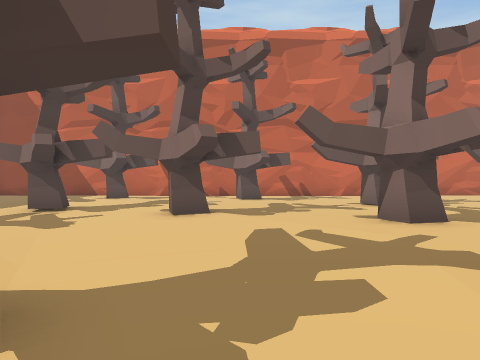
View 1 (above)

21 first-person views from a walk through a 3-D level made in the Unity game engine. The camera is 1.4 m above the floor, looks level and sees 70° across. The floor is counted in squares, 2 m on a side. Each view is taken from the middle of a square. On the plan, view 1 faces up. The plan holds only what a view shows up to about 11 squares ahead; the rest is blank. The place goes on beyond the plan. Some animated figures are left out.

View 2
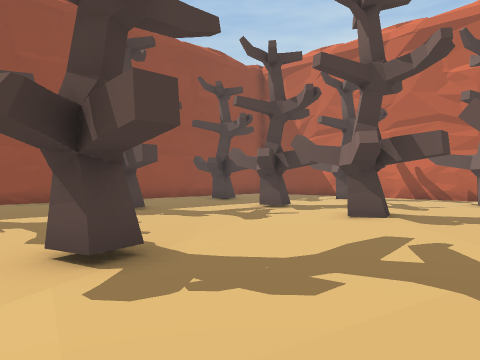

View 3
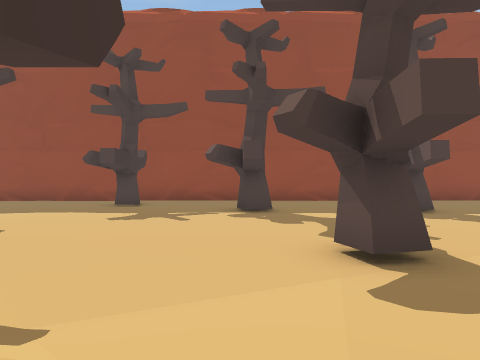

View 4
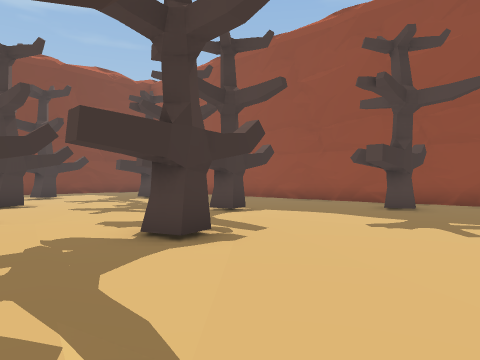

View 5
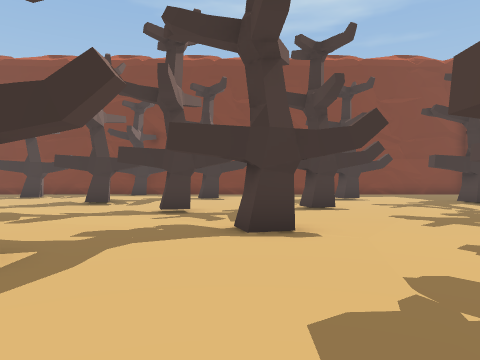

View 6
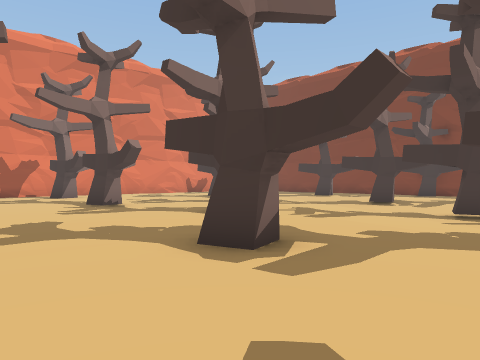

View 7
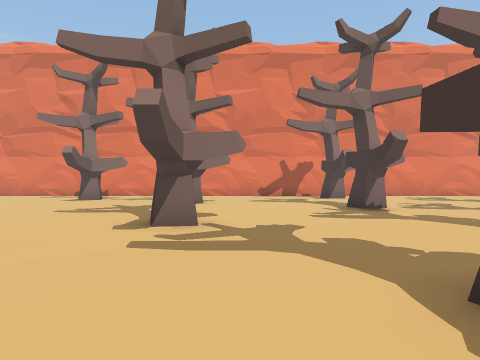

View 8
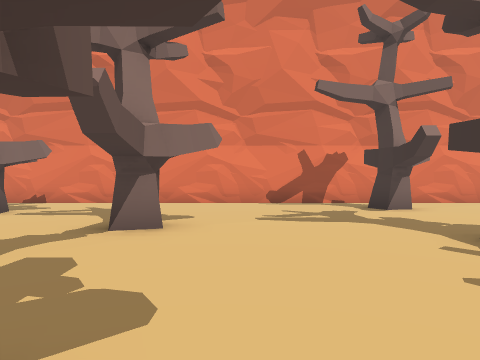

View 9
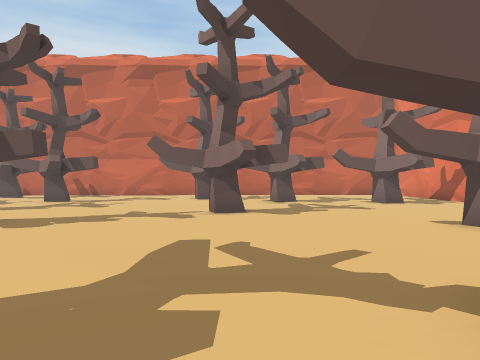

View 10
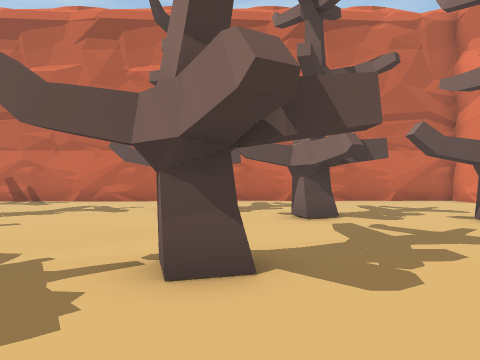

View 11
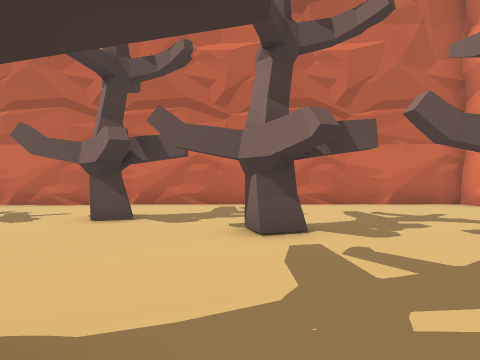

View 12
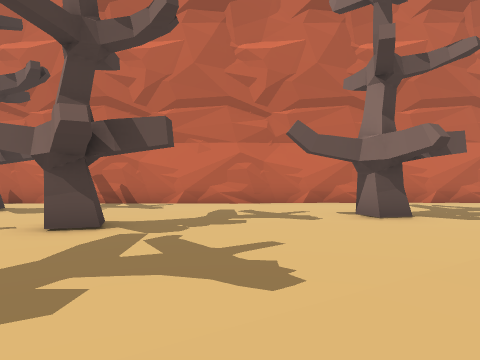

View 13
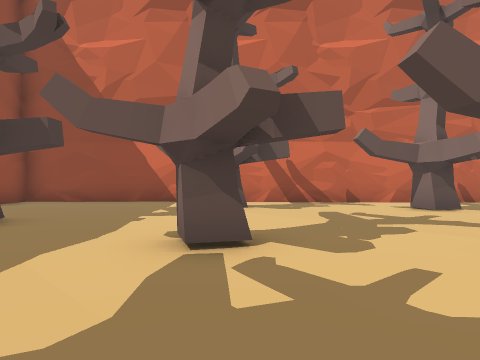

View 14
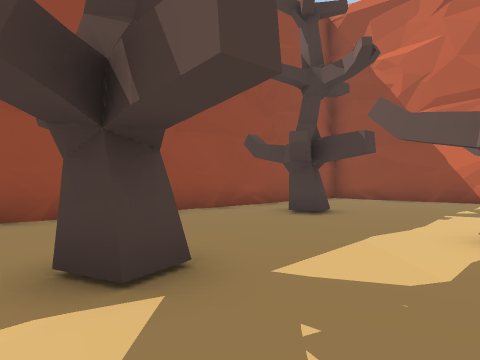

View 15
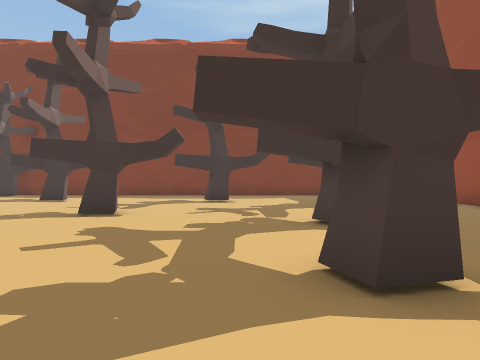

View 16
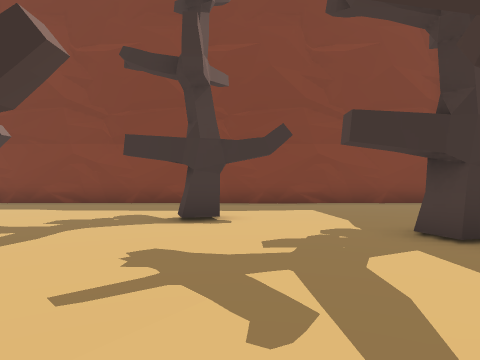

View 17
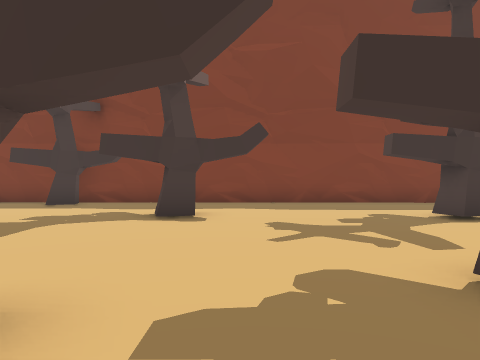

View 18
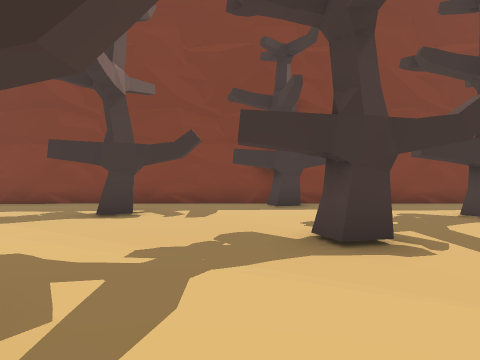

View 19
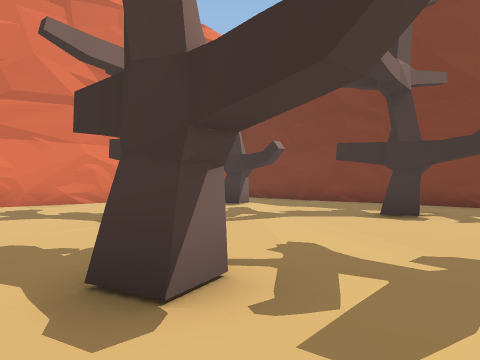

View 20
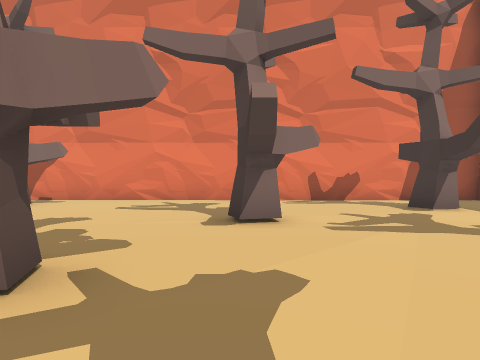

View 21
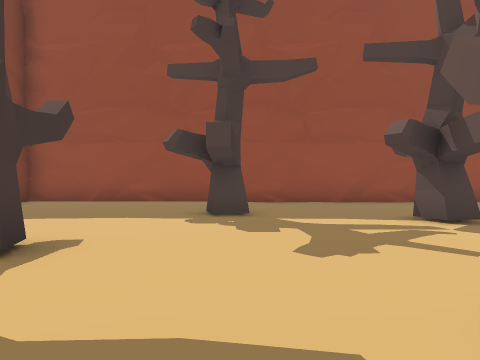

### Floor plan
Key: @ floor where view 1 was taken; # wall or solid block; . main floor; : floor 0.25 m higher than the main floor; / step, stairs or slope; O other object.
Columns run from 11 left of view 1 to 18 right of it. Each row starts with its distance up from view 1.
 15 #####    #####################
 14 #...##  ##..##..##.##..##....#
 13 #....: :...........:.........#
 12 #..... O::.O.......::........
 11 #.....:::::.......::::......
 10 #......:::::.....:::O::....
  9 #..O....:::::..O.::::::O...
  8 #......O.::::...:::::.....O..
  7 #.........O:::::::::.......::
  6 # .........:::::::/...::::::
  5 #..........:::O::../:O:::::
  4 #....O......::: ..::::::::: :#
  3 #............:  O::::::::::::#
  2 #........O..::   ::::::::O:::#
  1   ..........::    :::::::::::#
  0   ...O.....@::   ::::::::::: #
 -1   ..........:O ::::::::O:::::#
 -2 #........../::::::O::::O:::::#
 -3 #..O......./:::::::::::::::::#
 -4 # .......O.:::::::.::::::::::#
 -5 # .........::::O:::.:::::::::#
 -6 # ....O..::::::::::...O::::::#
 -7 # ....O..:::O:::::O....:::O::#
 -8 #.  .....::....::::......::::#
 -9 #....O..::.......::.......:::#
-10 #....#/.:.....O.....O......::#
-11 #......:..O...O..............#
-12 #......:................O....#
-13 #...O.:..........O...........#
-14 #....:.......................#
-15 #...:...O....O:::::..........#
-16 #.......O....O:::::::O...#O:.#
-17 #...........::::::::::....::.#
-18 #...............:O::::.....:.#
-19 #................::::::...  .#
-20 ##########################

Where each view was taken, in squares from view 1:
view 1: 0 up, 0 right, facing up
view 2: 0 up, 2 right, facing up-left
view 3: 0 up, 2 right, facing left
view 4: 0 up, 1 right, facing down-left
view 5: 2 down, 1 right, facing down
view 6: 2 down, 1 right, facing down-right
view 7: 3 down, 2 right, facing right
view 8: 3 down, 7 right, facing right
view 9: 3 down, 10 right, facing up
view 10: 2 up, 10 right, facing up
view 11: 4 up, 11 right, facing up
view 12: 4 up, 6 right, facing up
view 13: 4 up, 4 left, facing up
view 14: 3 up, 4 left, facing up-left
view 15: 4 down, 4 left, facing down
view 16: 9 down, 4 left, facing down
view 17: 9 down, 1 right, facing down
view 18: 9 down, 7 right, facing down
view 19: 9 down, 7 right, facing down-right
view 20: 12 down, 7 right, facing right
view 21: 13 down, 0 right, facing left
